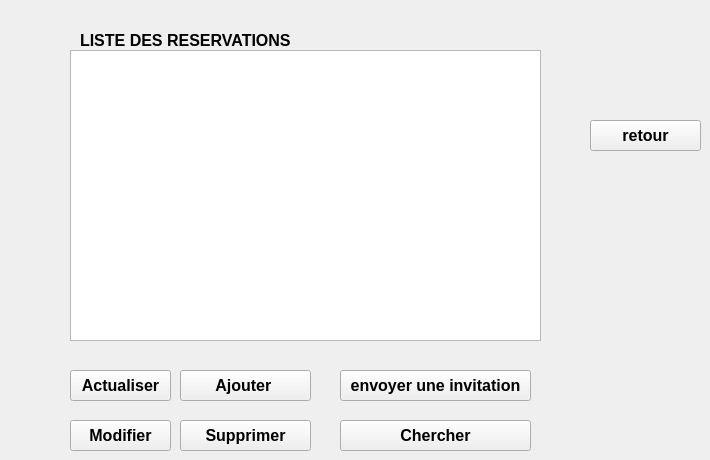
     <widget class="QWidget" name="page_12">
      <widget class="QPushButton" name="pushButton_4">
       <property name="geometry">
        <rect>
         <x>70</x>
         <y>420</y>
         <width>101</width>
         <height>31</height>
        </rect>
       </property>
       <property name="font">
        <font>
         <pointsize>12</pointsize>
         <weight>75</weight>
         <bold>true</bold>
        </font>
       </property>
       <property name="styleSheet">
        <string notr="true"/>
       </property>
       <property name="text">
        <string>Modifier</string>
       </property>
      </widget>
      <widget class="QPushButton" name="pushButton_3">
       <property name="geometry">
        <rect>
         <x>180</x>
         <y>370</y>
         <width>131</width>
         <height>31</height>
        </rect>
       </property>
       <property name="font">
        <font>
         <pointsize>12</pointsize>
         <weight>75</weight>
         <bold>true</bold>
        </font>
       </property>
       <property name="styleSheet">
        <string notr="true"/>
       </property>
       <property name="text">
        <string>Ajouter </string>
       </property>
      </widget>
      <widget class="QTableView" name="tableView_2">
       <property name="geometry">
        <rect>
         <x>70</x>
         <y>50</y>
         <width>471</width>
         <height>291</height>
        </rect>
       </property>
      </widget>
      <widget class="QLabel" name="label_52">
       <property name="geometry">
        <rect>
         <x>80</x>
         <y>20</y>
         <width>291</width>
         <height>41</height>
        </rect>
       </property>
       <property name="font">
        <font>
         <pointsize>12</pointsize>
         <weight>75</weight>
         <bold>true</bold>
        </font>
       </property>
       <property name="autoFillBackground">
        <bool>false</bool>
       </property>
       <property name="styleSheet">
        <string notr="true">#label_6{

border: none;
color:white;

}</string>
       </property>
       <property name="text">
        <string>LISTE DES RESERVATIONS</string>
       </property>
      </widget>
      <widget class="QPushButton" name="pushButton_28">
       <property name="geometry">
        <rect>
         <x>590</x>
         <y>120</y>
         <width>111</width>
         <height>31</height>
        </rect>
       </property>
       <property name="font">
        <font>
         <pointsize>12</pointsize>
         <weight>75</weight>
         <bold>true</bold>
        </font>
       </property>
       <property name="styleSheet">
        <string notr="true"/>
       </property>
       <property name="text">
        <string>retour</string>
       </property>
      </widget>
      <widget class="QPushButton" name="pushButton_29">
       <property name="geometry">
        <rect>
         <x>340</x>
         <y>370</y>
         <width>191</width>
         <height>31</height>
        </rect>
       </property>
       <property name="font">
        <font>
         <pointsize>12</pointsize>
         <weight>75</weight>
         <bold>true</bold>
        </font>
       </property>
       <property name="styleSheet">
        <string notr="true"/>
       </property>
       <property name="text">
        <string>envoyer une invitation</string>
       </property>
      </widget>
      <widget class="QPushButton" name="pushButton_5">
       <property name="geometry">
        <rect>
         <x>180</x>
         <y>420</y>
         <width>131</width>
         <height>31</height>
        </rect>
       </property>
       <property name="font">
        <font>
         <pointsize>12</pointsize>
         <weight>75</weight>
         <bold>true</bold>
        </font>
       </property>
       <property name="styleSheet">
        <string notr="true"/>
       </property>
       <property name="text">
        <string>Supprimer</string>
       </property>
      </widget>
      <widget class="QPushButton" name="pushButton_2">
       <property name="geometry">
        <rect>
         <x>340</x>
         <y>420</y>
         <width>191</width>
         <height>31</height>
        </rect>
       </property>
       <property name="font">
        <font>
         <pointsize>12</pointsize>
         <weight>75</weight>
         <bold>true</bold>
        </font>
       </property>
       <property name="styleSheet">
        <string notr="true"/>
       </property>
       <property name="text">
        <string>Chercher</string>
       </property>
      </widget>
      <widget class="QPushButton" name="pushButton_11">
       <property name="geometry">
        <rect>
         <x>70</x>
         <y>370</y>
         <width>101</width>
         <height>31</height>
        </rect>
       </property>
       <property name="font">
        <font>
         <pointsize>12</pointsize>
         <weight>75</weight>
         <bold>true</bold>
        </font>
       </property>
       <property name="styleSheet">
        <string notr="true"/>
       </property>
       <property name="text">
        <string>Actualiser</string>
       </property>
      </widget>
     </widget>
